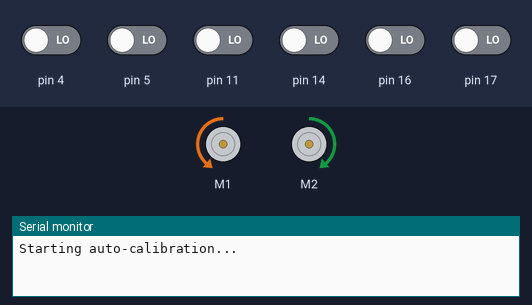
Simulated run of this sketch. Board: Arduino Uno, built with avr-gcc and run on an emulated ATmega328P. On the bench: 2 × DC motor (green arrow = forward, orange = backward, longer = faster), the last lines printed to the serial monitor. The inputs (shaded band) are chosen by the test bench; at power-on: pin 4, pin 5, pin 11, pin 14, pin 16, pin 17 LOW.

Above: at 0.1 s.
At 1.9 s:
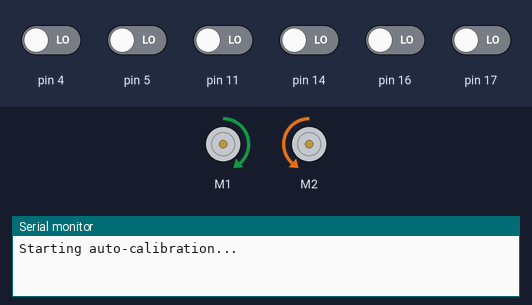
At 3.7 s:
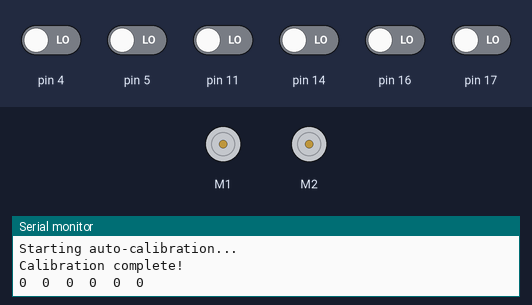
Timing chart, 0 to 5.2 s (numbered marks = the images above):
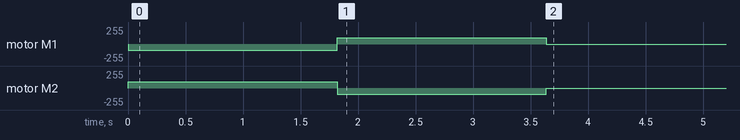

The sketch:

arduino_uno_r3_line_detection_calb.ino
```cpp
#include <Wire.h>
#include <ZumoShield.h>
#define NUM_SENSORS 6
ZumoMotors motors;
ZumoReflectanceSensorArray reflectanceSensors;
unsigned int sensorValues[NUM_SENSORS];

void setup()
{
  Serial.begin(9600);
  reflectanceSensors.init();
  Serial.println("Starting auto-calibration...");
  // ------------- 라인 검출 센서 캘리브레이션 --------------
  // 왼쪽 회전 40회
  for (uint16_t i = 0; i < 40; i++) {
    motors.setSpeeds(-150, 150);
    reflectanceSensors.calibrate();
    delay(20);
  }

  // 오른쪽 회전 40회
  for (uint16_t i = 0; i < 40; i++) {
    motors.setSpeeds(150, -150);
    reflectanceSensors.calibrate();
    delay(20);
  }

  // 모터 정지
  motors.setSpeeds(0, 0);
  Serial.println("Calibration complete!");
}

void loop() {
  // 캘리브레이션된 값 읽기 (0~1000)
  reflectanceSensors.readCalibrated(sensorValues);

  // 센서값 출력
  for (uint8_t i = 0; i < NUM_SENSORS; i++) {
    Serial.print(sensorValues[i]);
    Serial.print('\t');
  }
  Serial.println();
  delay(100);
}
```
